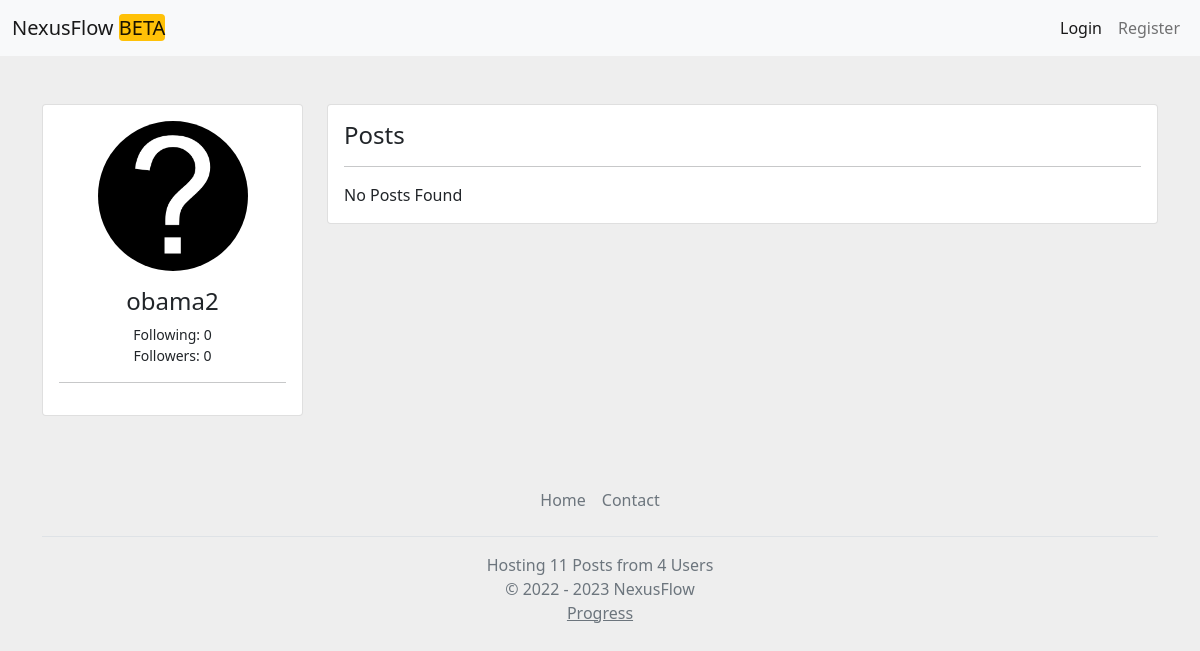
Screenshot of /u/obama2 with the database file from the repository.
### app.py (models this page shows)
class Serializer(object):
	def serialize(self):
		return {c: getattr(self, c) for c in inspect(self).attrs.keys()}
	@staticmethod
	def serialize_list(l):
		return [m.serialize() for m in l]

class Users(db.Model, Serializer):
	id = db.Column(db.Integer, primary_key=True)
	public_id = db.Column(db.String())
	ip = db.Column(db.String(), default="")
	email = db.Column(db.String(), default="")
	bio = db.Column(db.String(150), default="")
	name = db.Column(db.String(50))
	password = db.Column(db.String(500))
	pfpurl = db.Column(db.String(150))
	likedposts = db.Column(db.String(), default="")
	followers = db.Column(db.String(), default="")
	followercount = db.Column(db.Integer, default=0)
	followingcount = db.Column(db.Integer, default=0)
	following = db.Column(db.String(), default="")
	blocked = db.Column(db.String(), default="")
	posts = db.Column(db.String(), default="")
	algmod = db.Column(db.Integer, default=0)
	postallow = db.Column(db.Boolean, default=False)
	admin = db.Column(db.Boolean, default=False)

### app.py (the view, shortened to what this page needs)
@app.route('/u/<string:user>')
def showuser(user):
	following = False
	blocked = False
	otherblocked = False
	followed = False
	userlist = Users.query.filter_by(name=user).first()
	if not userlist:
		return f"User {user}: not found", 404
	posts = []
	myuser = getuserfromtoken(request.cookies.get('token'))
	if userlist.posts != "" and userlist.posts != None:
		for post in str(userlist.posts).split(','):
			posts.append(Posts.query.filter_by(pub_id=post).first())
	posts = list(filter(None, posts))
	if myuser == None:
		myuser = {}
	return render_template('newuser.html',
	                       myuser=myuser,
	                       taruser=userlist,
	                       posts=posts,
	                       following=following,
	                       followed=followed,
	                       blockedbyother=otherblocked,
	                       blocked=blocked)

### app.py (called while the page is built, shortened)
def human_format(num):
	num = float('{:.3g}'.format(num))
	magnitude = 0
	while abs(num) >= 1000:
		magnitude += 1
		num /= 1000.0
	return '{}{}'.format('{:f}'.format(num).rstrip('0').rstrip('.'),
	                     ['', 'K', 'M', 'B', 'T'][magnitude])

@app.template_filter('format')
def format(num):
	return human_format(num)

def getpostcount():
	return len(Posts.query.all())

def getusercount():
	return len(Users.query.all())

@app.context_processor
def inject_now():
	return {'now': datetime.utcnow(), 'domain': domain, 'postcount':getpostcount(), 'usercount':getusercount()}

def getuserfromtoken(token):
	if not token:
		return None

### templates/newuser.html (shortened to what this page needs)
<!DOCTYPE html>
<html lang="en">
<head>
    <link href="https://cdn.jsdelivr.net/npm/bootstrap@5.0.0/dist/css/bootstrap.min.css" rel="stylesheet" >
</head>
<body>
{% set user = myuser %}
{% include "header.html" %}
    <div class="container my-5">
        <div class="row">
            <div class="col-md-3">
                <div class="card">
                    <div class="card-body text-center">
                        <img src="{{taruser.pfpurl}}" alt="Profile Picture" class="rounded-circle mb-3" width="150px" height="150px">
                        <h4>{{taruser.name}}</h4>
											<small>
												<div data-bs-toggle="tooltip" data-bs-placement="top" title="{{"{:,}".format(taruser.followingcount)}}">
												Following: {{ taruser.followingcount | format }}
												</div>
												<div data-bs-toggle="tooltip" data-bs-placement="top" title="{{"{:,}".format(taruser.followercount)}}">
												Followers: {{ taruser.followercount | format }}<br>
												</div>
											</small>
                        <hr>
                    </div>
                </div>
            </div>
            <div class="col-md-9">
                <div class="card">
                    <div class="card-body">
                        <h4>Posts</h4>
                        <hr>
                        {% if posts == [] %}
                            <div>No Posts Found</div>
                        {% else %}
                        {% for post in posts %}
												{% set create = taruser %}
                        {% endfor %}
                        {% endif %}
                    </div>
                </div>
            </div>
        </div>
    </div>
	{% include "footer.html" %}
</body>
</html>

### templates/newuser.html (style rules this page uses)
body { background:#eee; overflow-x:hidden; }
.d-flex, .d-inline-flex, .media, .media>:not(.media-body), .jumbotron, .card { -ms-flex-negative: 1; flex-shrink: 1; }
.card-footer, .card hr { border-color: rgba(24,28,33,0.06); }

### templates/header.html (style rules this page uses)
body { overflow-x:hidden; background:#eee; }

### rows the page displays
Users: pfpurl (picture), name "obama2", followingcount "0", followercount "0"

### other values shown
{{ postcount }} "11"
{{ usercount }} "4"
